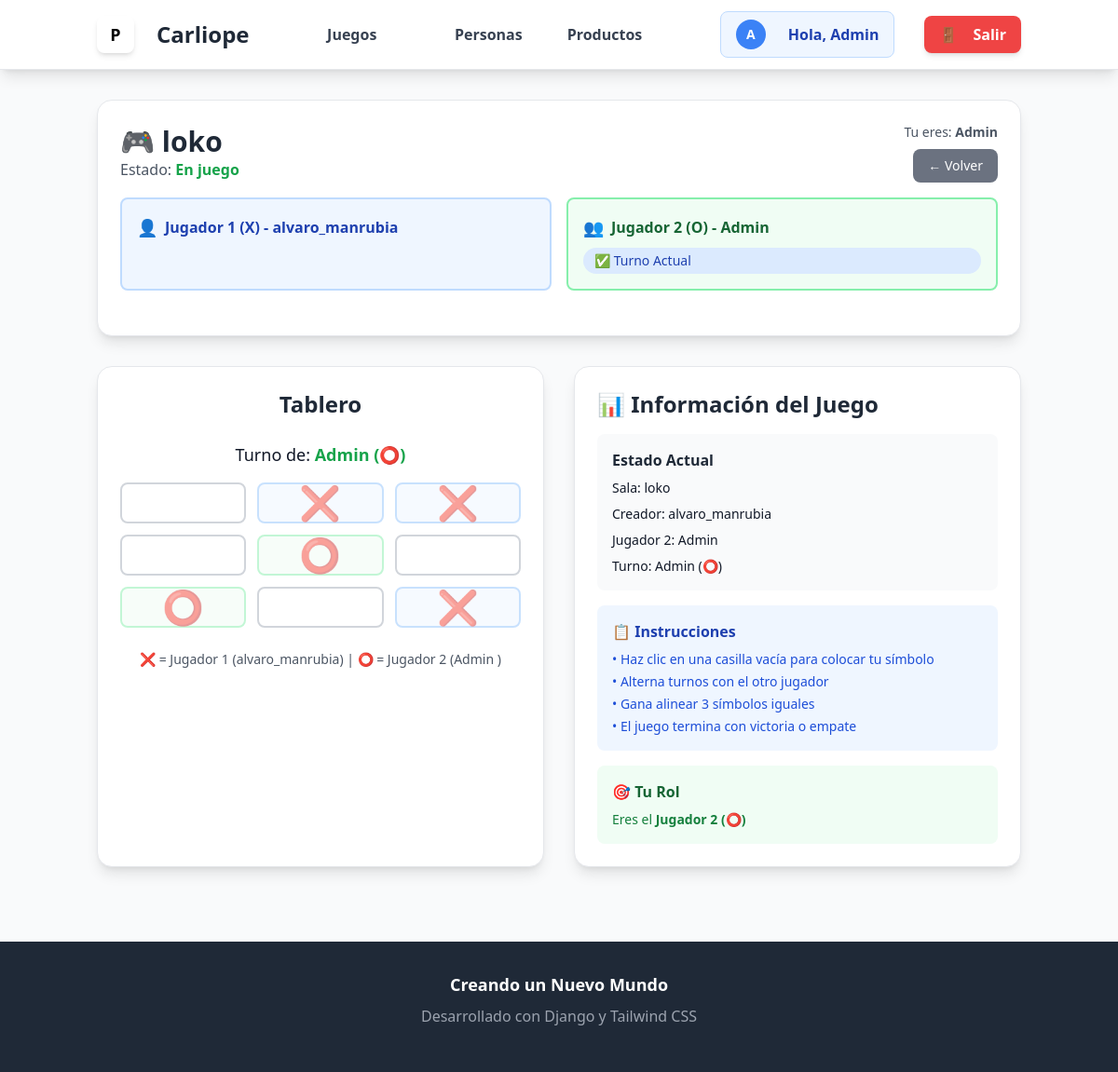
The app's page /Games/loko/ (signed in) with its own data.
### Games/models.py (models this page shows, shortened)
class Game(models.Model):
    room_name = models.CharField(max_length=100, unique=True)
    owner = models.ForeignKey(User, on_delete=models.CASCADE, related_name='owner_games')
    player2 = models.ForeignKey(User, on_delete=models.CASCADE, related_name='player2_games', blank=True, null=True)
    board = models.CharField(max_length=9, default="-" * 9)
    active_player = models.IntegerField(default=1)
    winner = models.CharField(max_length=10, blank=True, null=True)
    current_player = models.IntegerField(default=1)
    over = models.BooleanField(default=False)

### Games/views.py (the view, shortened to what this page needs)
# urls.py: path('<str:room_name>/', views.game_detail, name='game_detail'),
@login_required
def game_detail(request, room_name):
    game = get_object_or_404(Game, room_name=room_name)
    if game.player2 is None and request.user != game.owner:
        game.player2 = request.user
        game.save()
        messages.success(request, f"🎮 Te has unido a la sala como Jugador 2!")
    board = list(game.board)
    return render(request, 'games_room.html', {
        'game': game,
        'board': board,
        'user': request.user
    })

### Games/templates/games_room.html (shortened to what this page needs)
{% extends "base.html" %}
{% load static %}
{% block content %}
<div class="max-w-6xl mx-auto">
    <div class="bg-white rounded-2xl shadow-lg p-6 border border-gray-200 mb-8">
        <div class="flex justify-between items-center mb-4">
            <div>
                <h1 class="text-3xl font-bold text-gray-800">🎮 {{ game.room_name }}</h1>
                <p class="text-gray-600">
                    Estado:
                    <span id= "winnerMsg" class="font-semibold {% if not game.over %}text-green-600{% else %}text-blue-600{% endif %}">
                        {% if game.winner %}Ganó {{ game.winner }}
                        {% elif game.over %}Empate
                        {% else %}En juego{% endif %}
                    </span>
                </p>
            </div>
            <div class="text-right">
                <p class="text-sm text-gray-600">Tu eres: <span class="font-semibold">{{ user.username }}</span></p>
                <a href="{% url 'Games:games_list' %}" class="bg-gray-500 hover:bg-gray-600 text-white px-4 py-2 rounded-lg text-sm font-medium transition-colors mt-2 ml-2 inline-block">
                    ← Volver
                </a>
            </div>
        </div>
        <div class="grid md:grid-cols-2 gap-4 mb-6">
            <div class="{% if game.active_player == 1 and not game.over %}bg-green-50 border-green-300{% else %}bg-blue-50 border-blue-200{% endif %} rounded-lg p-4 border-2 transition-colors">
                <h3 class="font-semibold {% if game.active_player == 1 and not game.over %}text-green-800{% else %}text-blue-800{% endif %} mb-2 flex items-center">
                    <span class="text-lg mr-2">👤</span>
                    Jugador 1 (X) - {{ game.owner.username }}
                </h3>
            </div>
            <div class="{% if game.active_player == 2 and not game.over %}bg-green-50 border-green-300{% else %}
                {% if game.player2 %}bg-green-50 border-green-200{% else %}bg-gray-100 border-gray-300{% endif %}
                {% endif %} rounded-lg p-4 border-2 transition-colors">
                <h3 class="font-semibold {% if game.active_player == 2 and not game.over %}text-green-800{% else %}
                    {% if game.player2 %}text-green-800{% else %}text-gray-600{% endif %}{% endif %} mb-2 flex items-center">
                    <span class="text-lg mr-2">👥</span>
                    Jugador 2 (O) - {% if game.player2 %}{{ game.player2.username }}{% else %}Esperando...{% endif %}
                </h3>
                {% if game.active_player == 2 and not game.over %}
                <span id="nextTurn2" class="block mt-2 px-3 py-1 bg-blue-100 text-blue-800 rounded-full text-sm font-medium">
                    ✅ Turno Actual
                </span>
                {% else %}
                <span id="nextTurn2" class="hidden mt-2 px-3 py-1 bg-blue-100 text-blue-800 rounded-full text-sm font-medium">
                    ✅ Turno Actual
                </span>
                {% endif %}
            </div>
        </div>
    </div>
    <div class="grid lg:grid-cols-2 gap-8">
        <div class="bg-white rounded-2xl shadow-lg p-6 border border-gray-200">
            <h2 class="text-2xl font-bold text-gray-800 mb-6 text-center">Tablero</h2>
            {% if not game.over %}
                <p class="text-center text-lg mb-4">
                    Turno de:
                    <span id= "cambioTurno" class="font-bold {% if game.active_player == 1 %}text-blue-600{% else %}text-green-600{% endif %}">
                        {% if game.active_player == 1 %}
                            {{ game.owner.username }} (❌)
                        {% else %}
                            {% if game.player2 %}{{ game.player2.username }}{% else %}Jugador 2{% endif %} (⭕)
                        {% endif %}
                    </span>
                </p>
            {% endif %}
            <div class="grid grid-cols-3 gap-3 max-w-md mx-auto mb-6">
                {% for square in board %}
                    <button id= "square" name="square" value="{{ forloop.counter0 }}"
                            class="w-full h-full border-2 rounded-lg text-4xl font-bold transition-all duration-200
                                   {% if square == 'X' %}text-blue-600 bg-blue-50 border-blue-300
                                   {% elif square == 'O' %}text-green-600 bg-green-50 border-green-300
                                   {% else %}text-gray-400 border-gray-300 hover:bg-gray-50{% endif %}
                                   {% if game.over or square != '-' %}opacity-50 cursor-not-allowed{% endif %}"
                            {% if game.over or square != '-' %}disabled{% endif %}
                            {% if square == '-' and not game.over %}title="Hacer movimiento en posición {{ forloop.counter0 }}"{% endif %}>
                        {% if square == 'X' %}❌
                        {% elif square == 'O' %}⭕
                        {% else %}&nbsp;{% endif %}
                    </button>
                {% endfor %}
            </div>
            <div class="text-center space-y-3">
                <div class="text-sm text-gray-600">
                    <p>❌ = Jugador 1 ({{ game.owner.username }}) | ⭕ = Jugador 2 ({% if game.player2 %}{{ game.player2.username }}
                        {% else %}?{% endif %})</p>
                </div>
            </div>
        </div>
        <div class="bg-white rounded-2xl shadow-lg p-6 border border-gray-200">
            <h2 class="text-2xl font-bold text-gray-800 mb-4">📊 Información del Juego</h2>
            <div class="space-y-4">
                <div class="bg-gray-50 rounded-lg p-4">
                    <h3 class="font-semibold text-gray-800 mb-2">Estado Actual</h3>
                    <div class="space-y-2 text-sm">
                        <p><span class="font-medium">Sala:</span> {{ game.room_name }}</p>
                        <p><span class="font-medium">Creador:</span> {{ game.owner.username }}</p>
                        <p><span class="font-medium">Jugador 2:</span> {% if game.player2 %}{{ game.player2.username }}{% else %}Por unirse{% endif %}</p>
                        <p id="nextTurn" ><span class="font-medium">Turno:
                                {% if game.over %}Juego terminado
                                {% elif game.active_player == 1 %}{{ game.owner.username }} (❌)
                                {% else %}{% if game.player2 %}{{ game.player2.username }}{% else %}Jugador 2{% endif %} (⭕)
                                {% endif %}
                            </span>
                        </p>
                    </div>
                </div>
                <div class="bg-blue-50 rounded-lg p-4">
                    <h3 class="font-semibold text-blue-800 mb-2">📋 Instrucciones</h3>
                    <ul class="text-sm text-blue-700 space-y-1">
                        <li>• Haz clic en una casilla vacía para colocar tu símbolo</li>
                        <li>• Alterna turnos con el otro jugador</li>
                        <li>• Gana alinear 3 símbolos iguales</li>
                        <li>• El juego termina con victoria o empate</li>
                    </ul>
                </div>
                {% if not game.over %}
                <div class="bg-green-50 rounded-lg p-4">
                    <h3 class="font-semibold text-green-800 mb-2">🎯 Tu Rol</h3>
                    <p class="text-sm text-green-700">
                        {% if user == game.owner %}
                            Eres el <span class="font-bold">Jugador 1 (❌)</span>
                        {% elif user == game.player2 %}
                            Eres el <span class="font-bold">Jugador 2 (⭕)</span>
                        {% else %}
                            Eres un <span class="font-bold">Espectador</span>
                        {% endif %}
                    </p>
                </div>
                {% endif %}
            </div>
        </div>
    </div>
</div>
{% endblock %}

### theme/templates/base.html (shortened to what this page needs)
{% load static %}
{% load tailwind_tags %}
<!DOCTYPE html>
<html lang="es" class="h-full">
<head>
    <script src="https://cdn.tailwindcss.com"></script>
    {% tailwind_css %}
</head>
<body class="min-h-screen bg-gray-50 text-gray-900 flex flex-col">
    <header class="bg-white shadow-lg border-b border-gray-200 sticky top-0 z-50">
        <nav class="container mx-auto px-4 py-3">
            <div class="flex justify-between items-center">
                <div class="flex items-center space-x-3">
                    <div class="w-10 h-10 bg-gradient-to-r from-blue-500 to-purple-600 rounded-lg flex items-center justify-center text-black font-bold text-lg shadow-md">
                        P
                    </div>
                    <a href="{% url 'home' %}" class="text-2xl font-bold text-gray-800 hover:text-blue-600 transition-colors">
                        Carliope
                    </a>
                </div>
                <div    class="hidden md:flex items-center space-x-6">
                    <a href="{% url 'Games:games_list' %}" class="font-semibold text-gray-700 hover:text-green-600 transition-colors flex items-center space-x-2">
                        <span>Juegos</span>
                    </a>
                </div>
                <div class="hidden md:flex items-center space-x-6">
                    <a href="{% url 'people:lista' %}" class="font-semibold text-gray-700 hover:text-blue-600 transition-colors flex items-center space-x-2">
                        <span>Personas</span>
                    </a>
                    {% if user.is_authenticated %}
                    <a href="{% url 'productos:lista' %}" class="font-semibold text-gray-700 hover:text-purple-600 transition-colors flex items-center space-x-2">
                        <span>Productos</span>
                    </a>
                    {% endif %}
                </div>
                <div class="flex items-center space-x-4">
                    {% if user.is_authenticated %}
                        <div class="flex items-center space-x-4">
                            <div class="flex items-center space-x-3 bg-blue-50 px-4 py-2 rounded-lg border border-blue-200">
                                <div class="w-8 h-8 bg-blue-500 rounded-full flex items-center justify-center text-white text-sm font-bold">
                                    {{ user.username|first|upper }}
                                </div>
                                <span class="font-semibold text-blue-800">Hola, {{ user.username }}</span>
                            </div>
                            <form action="{% url 'users:logout' %}" method="post" class="inline">
                                <button type="submit" class="bg-red-500 hover:bg-red-600 text-white px-4 py-2 rounded-lg transition-colors font-semibold shadow-md flex items-center space-x-2">
                                    <span>🚪</span>
                                    <span>Salir</span>
                                </button>
                            </form>
                        </div>
                    {% endif %}
                </div>
            </div>
        </nav>
    </header>
    <main class="flex-grow container mx-auto px-4 py-8">
        {% block content %}
        {% endblock %}
    </main>
    <footer class="bg-gray-800 text-white py-8 mt-12">
        <div class="container mx-auto px-4 text-center">
            <p class="text-lg font-semibold mb-2"> Creando un Nuevo Mundo</p>
            <p class="text-gray-400 mb-4">Desarrollado con Django y Tailwind CSS</p>
        </div>
    </footer>
</body>
</html>

### records on screen
Game: room_name "loko", owner.username "alvaro_manrubia", player2.username "Admin", over False (drawn)

### other values on screen
{{ user.username|first|upper }} "A"
{{ user.username }} "Admin"
